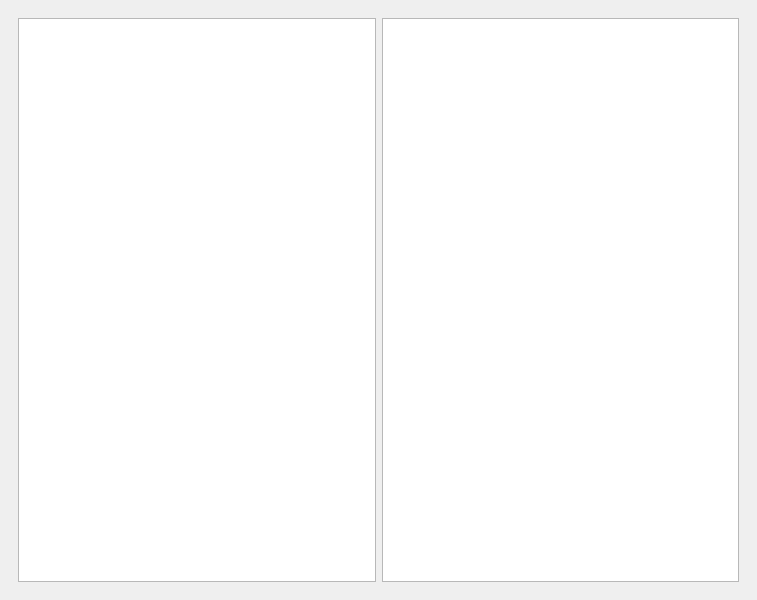
<?xml version="1.0" encoding="UTF-8"?>
<ui version="4.0">
 <class>MainWindow</class>
 <widget class="QMainWindow" name="MainWindow">
  <property name="geometry">
   <rect>
    <x>0</x>
    <y>0</y>
    <width>757</width>
    <height>600</height>
   </rect>
  </property>
  <property name="windowTitle">
   <string>ProGG.lol</string>
  </property>
  <widget class="QWidget" name="centralwidget">
   <layout class="QGridLayout" name="gridLayout">
    <item row="0" column="0">
     <widget class="QStackedWidget" name="stackedWidget">
      <property name="currentIndex">
       <number>3</number>
      </property>
      <widget class="QWidget" name="waitingPage">
       <layout class="QVBoxLayout" name="verticalLayout">
        <item>
         <widget class="QLabel" name="waitingLabel">
          <property name="sizePolicy">
           <sizepolicy hsizetype="Preferred" vsizetype="Preferred">
            <horstretch>0</horstretch>
            <verstretch>0</verstretch>
           </sizepolicy>
          </property>
          <property name="text">
           <string>Waiting for league client</string>
          </property>
          <property name="textFormat">
           <enum>Qt::AutoText</enum>
          </property>
          <property name="alignment">
           <set>Qt::AlignCenter</set>
          </property>
         </widget>
        </item>
       </layout>
      </widget>
      <widget class="QWidget" name="leagueClientPage">
       <layout class="QGridLayout" name="gridLayout_2">
        <item row="2" column="1">
         <widget class="QPushButton" name="rockPaperScissorsButton">
          <property name="text">
           <string>Enable</string>
          </property>
         </widget>
        </item>
        <item row="1" column="0">
         <widget class="QLabel" name="label">
          <property name="text">
           <string>&lt;html&gt;&lt;head/&gt;&lt;body&gt;&lt;p&gt;Lock PersistedSettings.json to have current settings on every account&lt;/p&gt;&lt;/body&gt;&lt;/html&gt;</string>
          </property>
         </widget>
        </item>
        <item row="1" column="1">
         <widget class="QPushButton" name="lockSettingsButton">
          <property name="text">
           <string>Lock settings</string>
          </property>
         </widget>
        </item>
        <item row="2" column="0">
         <widget class="QLabel" name="label_2">
          <property name="text">
           <string>Rock paper scissors bot</string>
          </property>
         </widget>
        </item>
       </layout>
      </widget>
      <widget class="QWidget" name="pickPhasePage">
       <layout class="QVBoxLayout" name="verticalLayout_2">
        <item>
         <widget class="QLabel" name="label_8">
          <property name="sizePolicy">
           <sizepolicy hsizetype="Preferred" vsizetype="Fixed">
            <horstretch>0</horstretch>
            <verstretch>0</verstretch>
           </sizepolicy>
          </property>
          <property name="text">
           <string>Current champion select</string>
          </property>
          <property name="alignment">
           <set>Qt::AlignLeading|Qt::AlignLeft|Qt::AlignVCenter</set>
          </property>
         </widget>
        </item>
        <item>
         <layout class="QHBoxLayout" name="horizontalLayout_2">
          <item>
           <widget class="QTableView" name="ourTeamPickTable">
            <property name="sizePolicy">
             <sizepolicy hsizetype="Expanding" vsizetype="Minimum">
              <horstretch>0</horstretch>
              <verstretch>0</verstretch>
             </sizepolicy>
            </property>
            <attribute name="verticalHeaderVisible">
             <bool>false</bool>
            </attribute>
           </widget>
          </item>
          <item>
           <widget class="QTableView" name="theirTeamPickTable">
            <property name="sizePolicy">
             <sizepolicy hsizetype="Expanding" vsizetype="Minimum">
              <horstretch>0</horstretch>
              <verstretch>0</verstretch>
             </sizepolicy>
            </property>
            <attribute name="verticalHeaderVisible">
             <bool>false</bool>
            </attribute>
           </widget>
          </item>
         </layout>
        </item>
        <item>
         <widget class="QLabel" name="label_7">
          <property name="sizePolicy">
           <sizepolicy hsizetype="Preferred" vsizetype="Fixed">
            <horstretch>0</horstretch>
            <verstretch>0</verstretch>
           </sizepolicy>
          </property>
          <property name="text">
           <string>Previous champion selects</string>
          </property>
         </widget>
        </item>
        <item>
         <widget class="QScrollArea" name="scrollArea">
          <property name="sizePolicy">
           <sizepolicy hsizetype="Preferred" vsizetype="Fixed">
            <horstretch>0</horstretch>
            <verstretch>0</verstretch>
           </sizepolicy>
          </property>
          <property name="minimumSize">
           <size>
            <width>460</width>
            <height>140</height>
           </size>
          </property>
          <property name="widgetResizable">
           <bool>true</bool>
          </property>
          <widget class="QWidget" name="previousChampionSelectsGrid">
           <property name="geometry">
            <rect>
             <x>0</x>
             <y>0</y>
             <width>719</width>
             <height>138</height>
            </rect>
           </property>
           <property name="sizePolicy">
            <sizepolicy hsizetype="Minimum" vsizetype="Preferred">
             <horstretch>0</horstretch>
             <verstretch>0</verstretch>
            </sizepolicy>
           </property>
           <property name="layoutDirection">
            <enum>Qt::RightToLeft</enum>
           </property>
           <layout class="QGridLayout" name="gridLayout_4"/>
          </widget>
         </widget>
        </item>
        <item>
         <widget class="QPushButton" name="pushButton_3">
          <property name="text">
           <string>PushButton</string>
          </property>
         </widget>
        </item>
        <item>
         <widget class="QPushButton" name="pushButton">
          <property name="text">
           <string>PushButton</string>
          </property>
         </widget>
        </item>
        <item>
         <widget class="QPushButton" name="pushButton_2">
          <property name="sizePolicy">
           <sizepolicy hsizetype="Minimum" vsizetype="Fixed">
            <horstretch>0</horstretch>
            <verstretch>0</verstretch>
           </sizepolicy>
          </property>
          <property name="text">
           <string>PushButton</string>
          </property>
         </widget>
        </item>
       </layout>
      </widget>
      <widget class="QWidget" name="gamePhasePage">
       <layout class="QVBoxLayout" name="verticalLayout_3">
        <item>
         <layout class="QHBoxLayout" name="horizontalLayout">
          <item>
           <widget class="QTableView" name="ourTeamGameTable">
            <property name="sizePolicy">
             <sizepolicy hsizetype="Expanding" vsizetype="Minimum">
              <horstretch>0</horstretch>
              <verstretch>0</verstretch>
             </sizepolicy>
            </property>
            <attribute name="verticalHeaderVisible">
             <bool>false</bool>
            </attribute>
           </widget>
          </item>
          <item>
           <widget class="QTableView" name="theirTeamGameTable">
            <property name="sizePolicy">
             <sizepolicy hsizetype="Expanding" vsizetype="Minimum">
              <horstretch>0</horstretch>
              <verstretch>0</verstretch>
             </sizepolicy>
            </property>
            <attribute name="verticalHeaderVisible">
             <bool>false</bool>
            </attribute>
           </widget>
          </item>
         </layout>
        </item>
       </layout>
      </widget>
     </widget>
    </item>
   </layout>
  </widget>
 </widget>
 <resources/>
 <connections/>
</ui>
